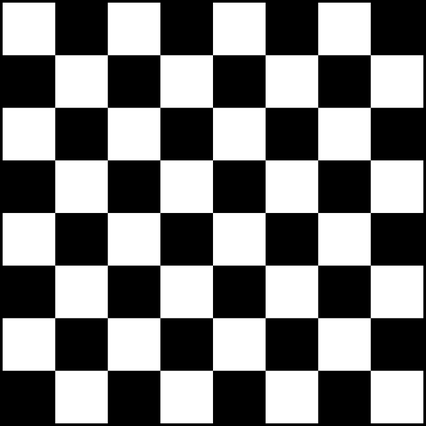
#> input picture chess.png, 426 x 426 px, shrunk from 768 x 768 before the run
$ jupyter execute Salmi_Emil_Uppg5.ipynb
#> lines starting #> are read from the running program, lines starting #| are printed output that depends on the picture; after the words box and inside, x2 and y2 are one past the last pixel; in counts of white or black regions, pixels touching at a corner belong together
[cell 1]
import cv2 as cv
import numpy as np

#Detect edges

img = cv.imread("chess.png")
#> img is the input picture: shape (426, 426, 3); min 0, max 255, mean 124.4
gray = cv.cvtColor(img, cv.COLOR_BGR2GRAY)
gray = np.float32(gray)
corn = cv.cornerHarris(gray, 2,11,0.04)
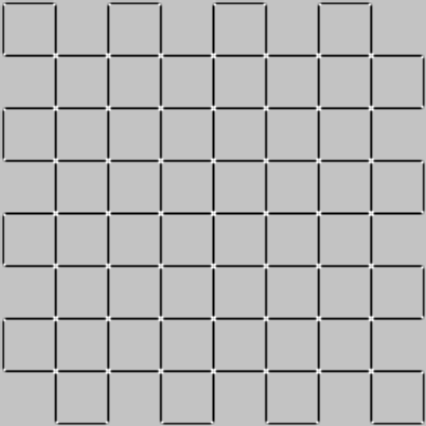
#> corn: shape (426, 426) float32; min -3.94e+16, max 1.19e+16, mean -2.59e+15; drawn with min black and max white
img[corn>0.01*corn.max()]=[0,0,255]
#> img: shape (426, 426, 3); 0.94% of pixels changed, all inside (x1, y1, x2, y2) = (0, 0, 426, 426)


cv.imshow("corner", img)
cv.imwrite("Uppg5_1.jpg", img)
cv.waitKey(0)
cv.destroyAllWindows()

[cell 2]
import matplotlib.pyplot as plt

#Detect similarities
img1 = cv.imread("ducks.jpg", 0)
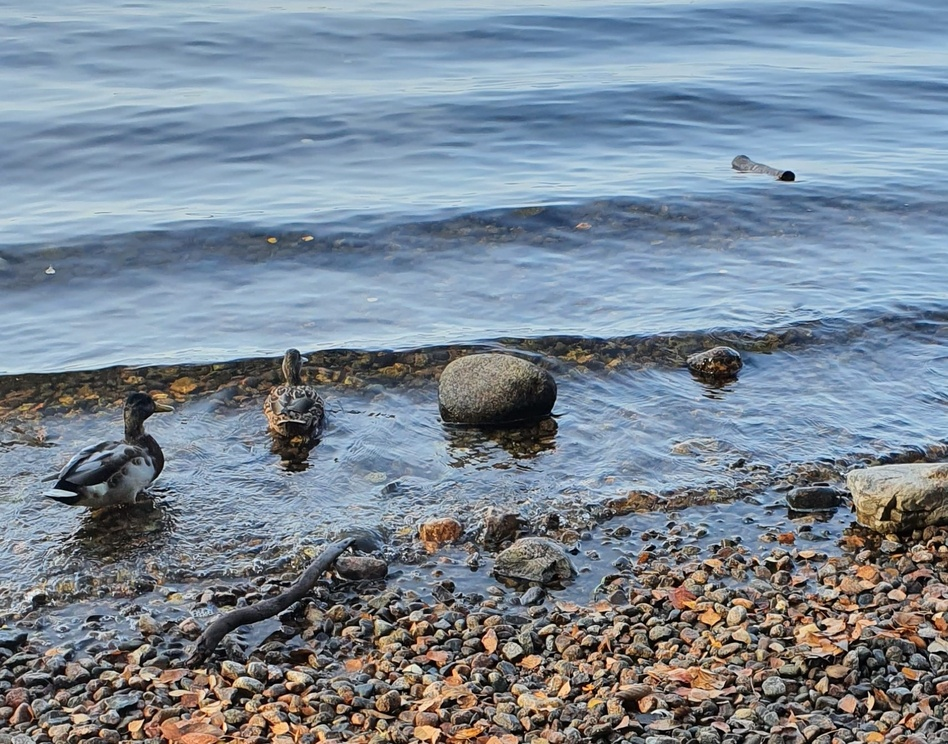
#> input picture ducks.jpg, 948 x 744 px, shrunk from 1711 x 1343 before the run
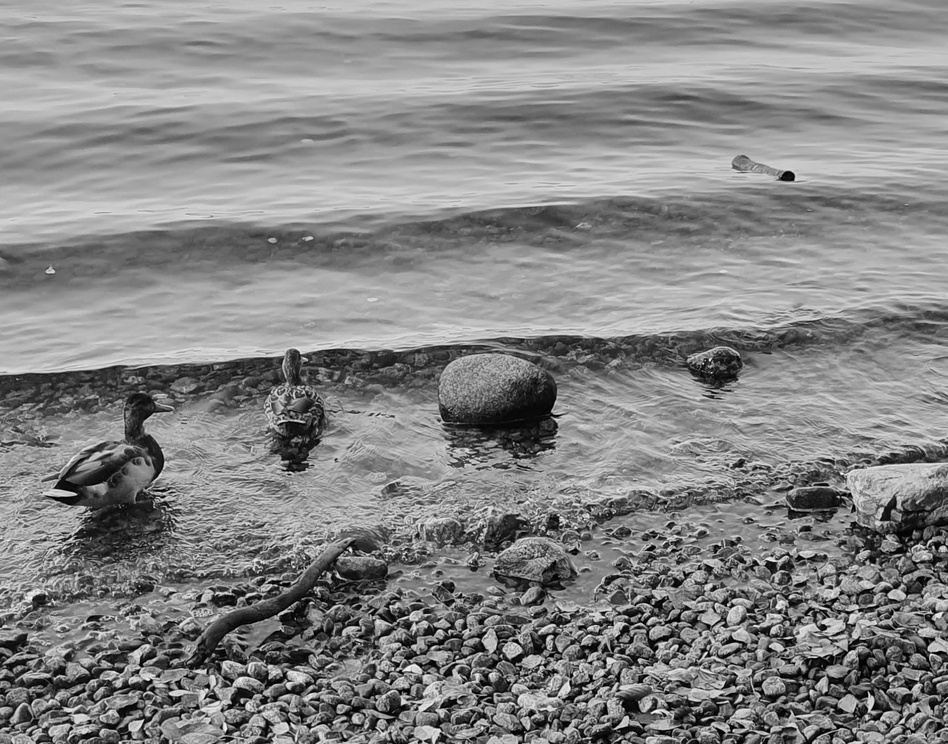
#> img1: shape (744, 948); min 0, max 255, mean 133.6
img2 = cv.imread("zoom_ducks.jpg", 0)
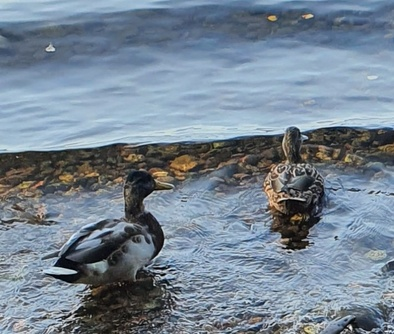
#> input picture zoom_ducks.jpg, 394 x 334 px, shrunk from 711 x 603 before the run
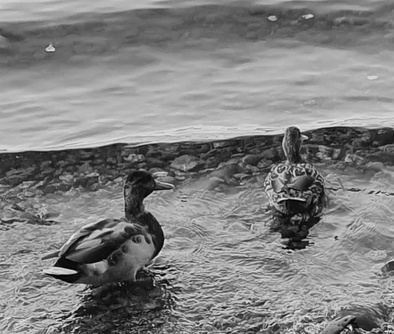
#> img2: shape (334, 394); min 0, max 253, mean 129.4

# Initiate orb detector and find keypoints and descriptors with orb
orb = cv.ORB_create()
kp1, des1 = orb.detectAndCompute(img1, None)
#> kp1 = 500 keypoints; strongest (x, y, size): (350, 548, 31), (706, 653, 31), (607, 659, 31), (869, 694, 37.2)
kp2, des2 = orb.detectAndCompute(img2, None)
#> kp2 = 500 keypoints; strongest (x, y, size): (162, 275, 31), (54, 265, 31), (75, 272, 31), (301, 131, 31)

# Create BFMatcher object
bf = cv.BFMatcher(cv.NORM_HAMMING, crossCheck=True)

# Match descriptors
matches = bf.match(des1,des2)
#> matches = 169 matches

# Sort descriptors in order of distance
matches = sorted(matches, key = lambda x:x.distance)

# Show first 10 matches
img3 = cv.drawMatches(img1,kp1,img2,kp2,matches[:10],None,matchColor=255,flags=cv.DrawMatchesFlags_NOT_DRAW_SINGLE_POINTS)
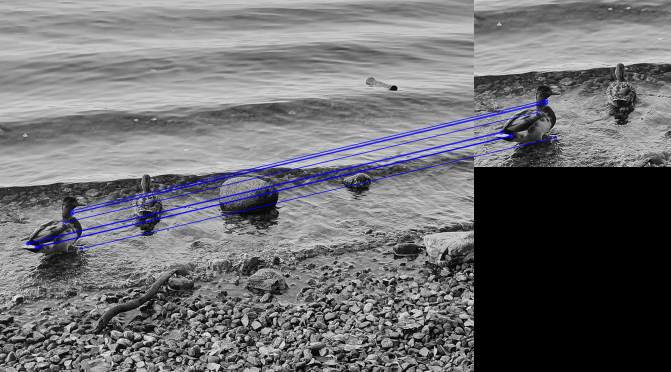
#> img3: shape (744, 1342, 3) (shown at 1/2 size); mean of channels 0, 1, 2 112.9, 110, 110; drawn as B, G, R
plt.figure(figsize=(15, 15))
plt.imshow(img3)
plt.show()

[cell 3]
# Read image
img = cv.imread("shapes.png", 0)
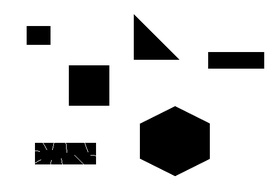
#> input picture shapes.png, 277 x 191 px, shrunk from 499 x 345 before the run
#> img is the input picture: shape (191, 277); min 0, max 255, mean 211.5

# Find contours
ret, thresh = cv.threshold(img, 127, 255, 0)
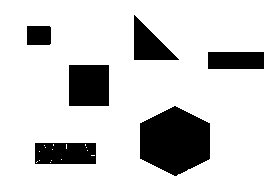
#> thresh: shape (191, 277); 82.9% white; 6 black regions
contours, hierarchy = cv.findContours(thresh, cv.RETR_TREE, cv.CHAIN_APPROX_SIMPLE)
#> contours = 22 contours, 15 with area under 20; largest, box (x1, y1, x2, y2) and area: (0, 0, 277, 191) 52440, (139, 105, 211, 177) 3796, (68, 64, 110, 107) 1720, (34, 142, 97, 165) 1362, (133, 14, 180, 61) 1102, (207, 51, 265, 70) 1024, (26, 25, 52, 46) 495

# Convert back to color to draw contours in red
img = cv.cvtColor(img, cv.COLOR_GRAY2BGR)

# Loop through contours
for c in contours:
    # Approx 5% to get corners of shapes
    epsilon = 0.05*cv.arcLength(c,True)
    approx = cv.approxPolyDP(c,epsilon,True)

    # Draw points to all corners
    cv.drawContours(img, approx, -1, (0,0,255), 5)

    # Get startpoints(x,y), width(w) and height(h)
    x,y,w,h = cv.boundingRect(c)

    # if contours has n corners
    if len(approx) == 3:
        text = "Triangle"
    elif len(approx) == 4:
        # If width is equal to height
        if w == h:
            text = "Square"
        else:
            text = "Rectangle"
    elif len(approx) == 6:
        text = "Hexagon"
    else:
        text = "Couldn't identify shape"

    # Draw contours between points
    cv.drawContours(img, [approx], -1, (0,0,255), 2)

    # Add text to recognized shape
    img = cv.putText(img, text, (x,round(y+h/2)), cv.FONT_HERSHEY_SIMPLEX, 0.5, (0, 255, 0), 1, cv.LINE_AA)
#> this loop made 22 passes
#> (epsilon, approx, x, y, w, h, text) on passes 1, 2, 4, 8, 15, 16, 17, 19: (46.6, [[0, 0], [0, 190], [276, 190], [276, 0]], 0, 0, 277, 191, 'Rectangle'), (8.28, [[34, 143], [95, 142], [96, 163], [35, 164]], 34, 142, 63, 23, 'Rectangle'), (0.141, [[37, 161], [36, 162]], 36, 161, 2, 2, "Couldn't identify shape"), (0.3, [[91, 155], [94, 155]], 91, 155, 4, 1, "Couldn't identify shape"), (0.1, [[85, 144], [85, 145]], 85, 144, 1, 2, "Couldn't identify shape"), (0.4, [[66, 144], [66, 148]], 66, 144, 1, 5, "Couldn't identify shape"), (0.1, [[53, 144], [53, 145]], 53, 144, 1, 2, "Couldn't identify shape"), (8.18, [[68, 65], [108, 64], [109, 105], [69, 106]], 68, 64, 42, 43, 'Rectangle')
#> (epsilon, x, y, w, h, text) on passes 3, 5, 6, 7, 9, 10: (0, 50, 162, 1, 1, "Couldn't identify shape"), (0, 51, 160, 1, 1, "Couldn't identify shape"), (0, 39, 160, 1, 1, "Couldn't identify shape"), (0, 61, 159, 1, 1, "Couldn't identify shape"), (0, 39, 151, 1, 1, "Couldn't identify shape"), (0, 87, 150, 1, 1, "Couldn't identify shape")
#> pass 1, `img = cv.putText(img, text, (x,round(y+h/2)), cv.FONT_HERSHEY_SIMPLEX,..`:
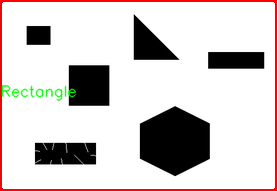
#> img: shape (191, 277, 3); 4.57% of pixels changed, all inside (x1, y1, x2, y2) = (0, 0, 277, 191)
#> after the loop:
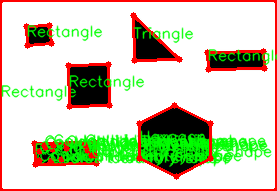
#> img: shape (191, 277, 3); mean B, G, R 182, 207.5, 205.6


cv.imshow("contours", img)
cv.imwrite("Uppg5_3.jpg", img)

cv.waitKey(0)
cv.destroyAllWindows()
